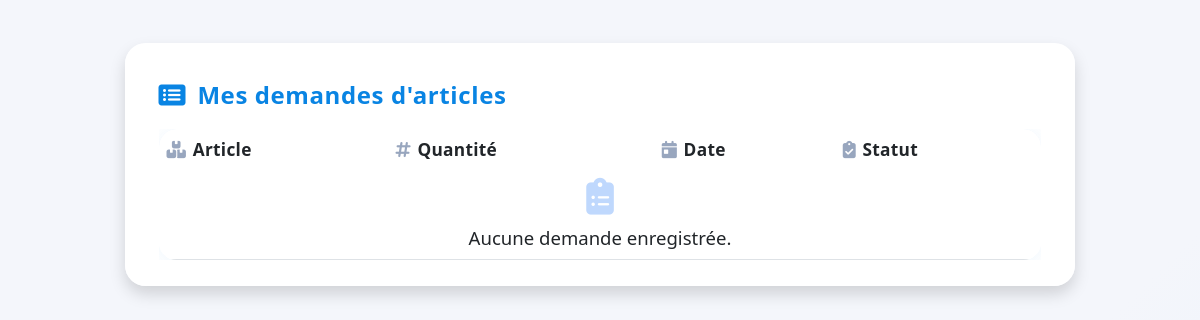
The app's page /employe/mes-demandes/ (signed in), older data.
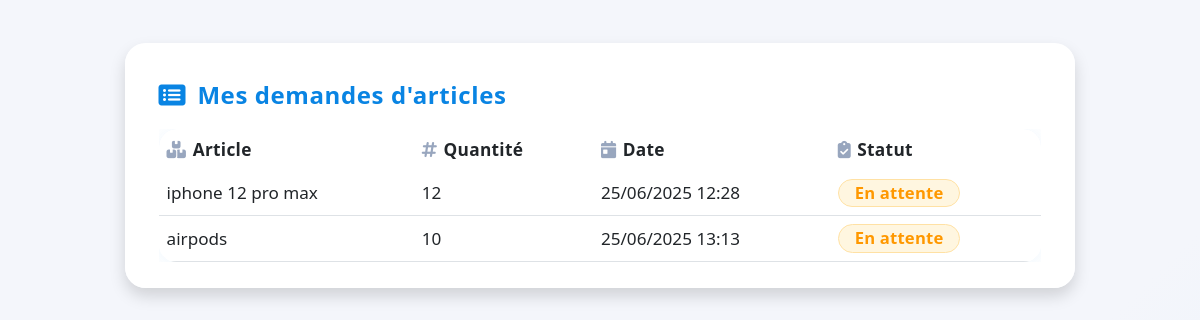
The same page, newer data.
### inventory/models.py (models this page shows, shortened)
class DemandeArticle(models.Model):
    STATUT_CHOICES = [
        ('en_attente', 'En attente'),
        ('approuvee', 'Approuvée'),
        ('refusee', 'Refusée'),
    ]
    employe = models.ForeignKey(settings.AUTH_USER_MODEL, on_delete=models.CASCADE, limit_choices_to={'role': 'employe'})
    article = models.ForeignKey(Article, on_delete=models.CASCADE)
    quantite = models.PositiveIntegerField()
    date_demande = models.DateTimeField(auto_now_add=True)
    statut = models.CharField(max_length=20, choices=STATUT_CHOICES, default='en_attente')

class Article(models.Model):
    nom           = models.CharField(max_length=200)
    reference     = models.CharField(max_length=100, unique=True)
    prix          = models.DecimalField(max_digits=10, decimal_places=2)
    quantite      = models.IntegerField(default=0, help_text="Quantité initiale")
    stock         = models.IntegerField(default=0, help_text="Stock courant")
    description   = models.TextField(blank=True, default="")
    facteur_co2   = models.FloatField(default=0.0, verbose_name="Facteur CO₂ (kg/unité)")
    stock_min     = models.PositiveIntegerField(default=1, help_text="Seuil minimal pour alerte")
    alerte_stock_faible_envoyee = models.BooleanField(
        default=False,
        help_text="Passé à True dès qu'une alerte stock < 10 a été envoyée"
    )

### inventory/views.py (the view)
# urls.py: path('employe/mes-demandes/', mes_demandes, name='mes_demandes'),
@login_required
def mes_demandes(request):
    demandes = DemandeArticle.objects.filter(employe=request.user)
    return render(request, 'mes_demandes.html', {'demandes': demandes})

### templates/mes_demandes.html (shortened to what this page needs)
{% load static %}
<!DOCTYPE html>
<html lang="fr">
<head>
  <link href="https://cdn.jsdelivr.net/npm/bootstrap@5.3.0/dist/css/bootstrap.min.css" rel="stylesheet">
  <link rel="stylesheet" href="https://cdnjs.cloudflare.com/ajax/libs/font-awesome/6.4.0/css/all.min.css">
</head>
<body>
<div class="demandes-wrapper shadow">
  <div class="title mb-3">
    <i class="fas fa-list-alt"></i> Mes demandes d'articles
  </div>
  <div class="table-responsive">
    <table class="table align-middle">
      <thead>
        <tr>
          <th><i class="fas fa-boxes-stacked icon-cell"></i>Article</th>
          <th><i class="fas fa-hashtag icon-cell"></i>Quantité</th>
          <th><i class="fas fa-calendar-day icon-cell"></i>Date</th>
          <th><i class="fas fa-clipboard-check icon-cell"></i>Statut</th>
        </tr>
      </thead>
      <tbody>
        {% for demande in demandes %}
        <tr>
          <td>{{ demande.article.nom }}</td>
          <td>{{ demande.quantite }}</td>
          <td>{{ demande.date_demande|date:"d/m/Y H:i" }}</td>
          <td>
            {% if demande.statut == 'en_attente' %}
              <span class="badge badge-en-attente">En attente</span>
            {% elif demande.statut == 'validee' %}
              <span class="badge badge-validee">Validée</span>
            {% elif demande.statut == 'refusee' %}
              <span class="badge badge-refusee">Refusée</span>
            {% elif demande.statut == 'traitee' %}
              <span class="badge badge-traitee">Traitée</span>
            {% else %}
              <span class="badge bg-secondary">Autre</span>
            {% endif %}
          </td>
        </tr>
        {% empty %}
        <tr>
          <td colspan="4" class="empty-state">
            <div><i class="fas fa-clipboard-list"></i></div>
            Aucune demande enregistrée.
          </td>
        </tr>
        {% endfor %}
      </tbody>
    </table>
  </div>
</div>
</body>
</html>

Row changes from the older to the newer data that the page shows:
added DemandeArticle: article.nom "iphone 12 pro max", quantite "12", date_demande "25/06/2025 12:28", statut "En attente"
added DemandeArticle: article.nom "airpods", quantite "10", date_demande "25/06/2025 13:13", statut "En attente"
Text that changed along with them:
text no longer shown: "Aucune demande enregistrée."
